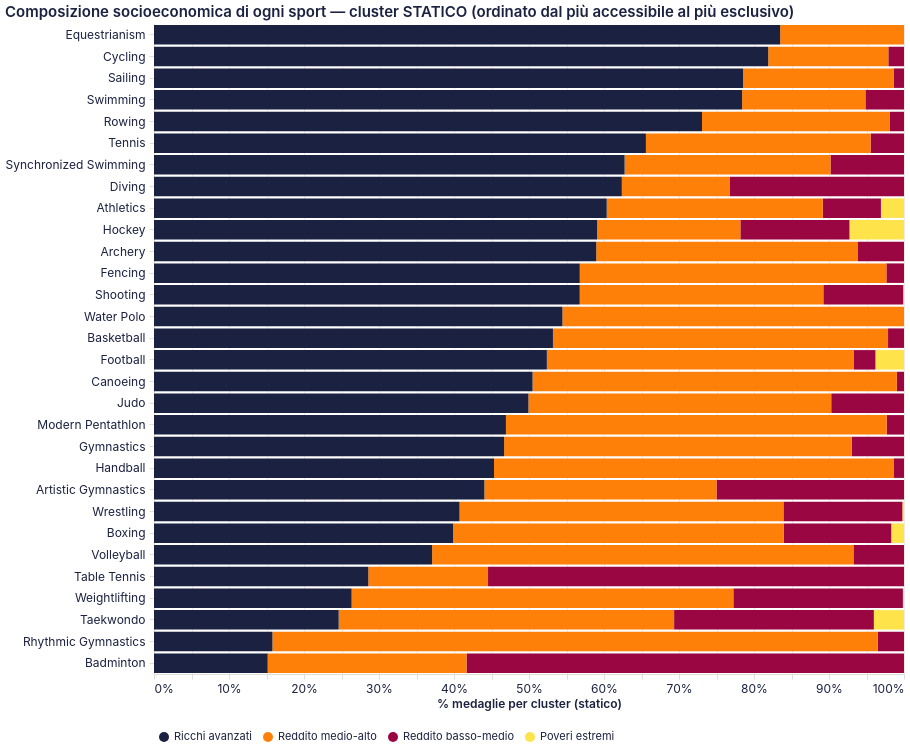

Write the Vega-Lite specification saved for this chart.
### Vega-Lite specification from a JSON file in a GitHub repository (floating-point values rounded to 4 significant figures)
{"$schema": "https://vega.github.io/schema/vega-lite/v5.20.1.json", "config": {"arc": {"fill": "#1b2140"}, "area": {"fill": "#1b2140", "fillOpacity": 0.15, "line": true}, "axis": {"domainColor": "#e2ddd4", "grid": true, "gridColor": "#e2ddd4", "gridWidth": 0.6, "labelAngle": 0, "labelColor": "#1b2140", "labelFont": "Inter, system-ui, -apple-system, BlinkMacSystemFont, 'Segoe UI', Roboto, sans-serif", "labelFontSize": 12, "labelFontWeight": 400, "labelPadding": 4, "tickColor": "#e2ddd4", "tickSize": 5, "titleColor": "#1b2140", "titleFont": "Inter, system-ui, -apple-system, BlinkMacSystemFont, 'Segoe UI', Roboto, sans-serif", "titleFontSize": 12, "titleFontWeight": 600}, "axisBand": {"grid": false}, "background": "transparent", "bar": {"fill": "#1b2140"}, "legend": {"labelColor": "#1b2140", "labelFont": "Inter, system-ui, -apple-system, BlinkMacSystemFont, 'Segoe UI', Roboto, sans-serif", "labelFontSize": 11, "orient": "bottom", "padding": 4, "symbolType": "circle", "titleColor": "#1b2140", "titleFont": "Inter, system-ui, -apple-system, BlinkMacSystemFont, 'Segoe UI', Roboto, sans-serif", "titleFontSize": 12}, "line": {"stroke": "#1b2140", "strokeWidth": 2}, "mark": {"color": "#1b2140"}, "path": {"stroke": "#1b2140"}, "point": {"fill": "#1b2140", "filled": true}, "range": {"category": ["#1b2140", "#ff8009", "#9a0641", "#ffe34a", "#e7b6af", "#0088b0", "#e03830"]}, "rect": {"fill": "#1b2140"}, "shape": {"stroke": "#1b2140"}, "symbol": {"fill": "#1b2140"}, "title": {"anchor": "start", "color": "#1b2140", "font": "Inter, system-ui, -apple-system, BlinkMacSystemFont, 'Segoe UI', Roboto, sans-serif", "fontSize": 15, "fontWeight": 600, "subtitleColor": "#1b2140", "subtitleFont": "Inter, system-ui, -apple-system, BlinkMacSystemFont, 'Segoe UI', Roboto, sans-serif"}, "view": {"continuousHeight": 300, "continuousWidth": 400, "fill": null, "stroke": null}}, "data": {"name": "data-617c4a98153e8486a277633fc70e16be"}, "datasets": {"data-617c4a98153e8486a277633fc70e16be": [{"cluster_label": "Poveri estremi", "pct_medaglie": 0.0, "sport": "Archery"}, {"cluster_label": "Reddito basso-medio", "pct_medaglie": 6.132, "sport": "Archery"}, {"cluster_label": "Reddito medio-alto", "pct_medaglie": 34.91, "sport": "Archery"}, {"cluster_label": "Ricchi avanzati", "pct_medaglie": 58.96, "sport": "Archery"}, {"cluster_label": "Poveri estremi", "pct_medaglie": 0.0, "sport": "Artistic Gymnastics"}, {"cluster_label": "Reddito basso-medio", "pct_medaglie": 25.0, "sport": "Artistic Gymnastics"}, {"cluster_label": "Reddito medio-alto", "pct_medaglie": 30.95, "sport": "Artistic Gymnastics"}, {"cluster_label": "Ricchi avanzati", "pct_medaglie": 44.05, "sport": "Artistic Gymnastics"}, {"cluster_label": "Poveri estremi", "pct_medaglie": 3.078, "sport": "Athletics"}, {"cluster_label": "Reddito basso-medio", "pct_medaglie": 7.744, "sport": "Athletics"}, {"cluster_label": "Reddito medio-alto", "pct_medaglie": 28.82, "sport": "Athletics"}, {"cluster_label": "Ricchi avanzati", "pct_medaglie": 60.36, "sport": "Athletics"}, {"cluster_label": "Poveri estremi", "pct_medaglie": 0.0, "sport": "Badminton"}, {"cluster_label": "Reddito basso-medio", "pct_medaglie": 58.33, "sport": "Badminton"}, {"cluster_label": "Reddito medio-alto", "pct_medaglie": 26.52, "sport": "Badminton"}, {"cluster_label": "Ricchi avanzati", "pct_medaglie": 15.15, "sport": "Badminton"}, {"cluster_label": "Poveri estremi", "pct_medaglie": 0.0, "sport": "Basketball"}, {"cluster_label": "Reddito basso-medio", "pct_medaglie": 2.128, "sport": "Basketball"}, {"cluster_label": "Reddito medio-alto", "pct_medaglie": 44.68, "sport": "Basketball"}, {"cluster_label": "Ricchi avanzati", "pct_medaglie": 53.19, "sport": "Basketball"}, {"cluster_label": "Poveri estremi", "pct_medaglie": 1.695, "sport": "Boxing"}, {"cluster_label": "Reddito basso-medio", "pct_medaglie": 14.36, "sport": "Boxing"}, {"cluster_label": "Reddito medio-alto", "pct_medaglie": 44.07, "sport": "Boxing"}, {"cluster_label": "Ricchi avanzati", "pct_medaglie": 39.88, "sport": "Boxing"}, {"cluster_label": "Poveri estremi", "pct_medaglie": 0.0, "sport": "Canoeing"}, {"cluster_label": "Reddito basso-medio", "pct_medaglie": 0.9494, "sport": "Canoeing"}, {"cluster_label": "Reddito medio-alto", "pct_medaglie": 48.58, "sport": "Canoeing"}, {"cluster_label": "Ricchi avanzati", "pct_medaglie": 50.47, "sport": "Canoeing"}, {"cluster_label": "Poveri estremi", "pct_medaglie": 0.0, "sport": "Cycling"}, {"cluster_label": "Reddito basso-medio", "pct_medaglie": 2.089, "sport": "Cycling"}, {"cluster_label": "Reddito medio-alto", "pct_medaglie": 16.02, "sport": "Cycling"}, {"cluster_label": "Ricchi avanzati", "pct_medaglie": 81.89, "sport": "Cycling"}, {"cluster_label": "Poveri estremi", "pct_medaglie": 0.0, "sport": "Diving"}, {"cluster_label": "Reddito basso-medio", "pct_medaglie": 23.27, "sport": "Diving"}, {"cluster_label": "Reddito medio-alto", "pct_medaglie": 14.36, "sport": "Diving"}, {"cluster_label": "Ricchi avanzati", "pct_medaglie": 62.38, "sport": "Diving"}, {"cluster_label": "Poveri estremi", "pct_medaglie": 0.0, "sport": "Equestrianism"}, {"cluster_label": "Reddito basso-medio", "pct_medaglie": 0.0, "sport": "Equestrianism"}, {"cluster_label": "Reddito medio-alto", "pct_medaglie": 16.51, "sport": "Equestrianism"}, {"cluster_label": "Ricchi avanzati", "pct_medaglie": 83.49, "sport": "Equestrianism"}, {"cluster_label": "Poveri estremi", "pct_medaglie": 0.0, "sport": "Fencing"}, {"cluster_label": "Reddito basso-medio", "pct_medaglie": 2.348, "sport": "Fencing"}, {"cluster_label": "Reddito medio-alto", "pct_medaglie": 40.88, "sport": "Fencing"}, {"cluster_label": "Ricchi avanzati", "pct_medaglie": 56.77, "sport": "Fencing"}, {"cluster_label": "Poveri estremi", "pct_medaglie": 3.81, "sport": "Football"}, {"cluster_label": "Reddito basso-medio", "pct_medaglie": 2.857, "sport": "Football"}, {"cluster_label": "Reddito medio-alto", "pct_medaglie": 40.95, "sport": "Football"}, {"cluster_label": "Ricchi avanzati", "pct_medaglie": 52.38, "sport": "Football"}, {"cluster_label": "Poveri estremi", "pct_medaglie": 0.0, "sport": "Gymnastics"}, {"cluster_label": "Reddito basso-medio", "pct_medaglie": 6.974, "sport": "Gymnastics"}, {"cluster_label": "Reddito medio-alto", "pct_medaglie": 46.34, "sport": "Gymnastics"}, {"cluster_label": "Ricchi avanzati", "pct_medaglie": 46.68, "sport": "Gymnastics"}, {"cluster_label": "Poveri estremi", "pct_medaglie": 0.0, "sport": "Handball"}, {"cluster_label": "Reddito basso-medio", "pct_medaglie": 1.333, "sport": "Handball"}, {"cluster_label": "Reddito medio-alto", "pct_medaglie": 53.33, "sport": "Handball"}, {"cluster_label": "Ricchi avanzati", "pct_medaglie": 45.33, "sport": "Handball"}, {"cluster_label": "Poveri estremi", "pct_medaglie": 7.273, "sport": "Hockey"}, {"cluster_label": "Reddito basso-medio", "pct_medaglie": 14.55, "sport": "Hockey"}, {"cluster_label": "Reddito medio-alto", "pct_medaglie": 19.09, "sport": "Hockey"}, {"cluster_label": "Ricchi avanzati", "pct_medaglie": 59.09, "sport": "Hockey"}, {"cluster_label": "Poveri estremi", "pct_medaglie": 0.0, "sport": "Judo"}, {"cluster_label": "Reddito basso-medio", "pct_medaglie": 9.703, "sport": "Judo"}, {"cluster_label": "Reddito medio-alto", "pct_medaglie": 40.38, "sport": "Judo"}, {"cluster_label": "Ricchi avanzati", "pct_medaglie": 49.92, "sport": "Judo"}, {"cluster_label": "Poveri estremi", "pct_medaglie": 0.0, "sport": "Modern Pentathlon"}, {"cluster_label": "Reddito basso-medio", "pct_medaglie": 2.308, "sport": "Modern Pentathlon"}, {"cluster_label": "Reddito medio-alto", "pct_medaglie": 50.77, "sport": "Modern Pentathlon"}, {"cluster_label": "Ricchi avanzati", "pct_medaglie": 46.92, "sport": "Modern Pentathlon"}, {"cluster_label": "Poveri estremi", "pct_medaglie": 0.0, "sport": "Rhythmic Gymnastics"}, {"cluster_label": "Reddito basso-medio", "pct_medaglie": 3.509, "sport": "Rhythmic Gymnastics"}, {"cluster_label": "Reddito medio-alto", "pct_medaglie": 80.7, "sport": "Rhythmic Gymnastics"}, {"cluster_label": "Ricchi avanzati", "pct_medaglie": 15.79, "sport": "Rhythmic Gymnastics"}, {"cluster_label": "Poveri estremi", "pct_medaglie": 0.0, "sport": "Rowing"}, {"cluster_label": "Reddito basso-medio", "pct_medaglie": 1.87, "sport": "Rowing"}, {"cluster_label": "Reddito medio-alto", "pct_medaglie": 25.06, "sport": "Rowing"}, {"cluster_label": "Ricchi avanzati", "pct_medaglie": 73.07, "sport": "Rowing"}, {"cluster_label": "Poveri estremi", "pct_medaglie": 0.0, "sport": "Sailing"}, {"cluster_label": "Reddito basso-medio", "pct_medaglie": 1.396, "sport": "Sailing"}, {"cluster_label": "Reddito medio-alto", "pct_medaglie": 20.07, "sport": "Sailing"}, {"cluster_label": "Ricchi avanzati", "pct_medaglie": 78.53, "sport": "Sailing"}, {"cluster_label": "Poveri estremi", "pct_medaglie": 0.1109, "sport": "Shooting"}, {"cluster_label": "Reddito basso-medio", "pct_medaglie": 10.64, "sport": "Shooting"}, {"cluster_label": "Reddito medio-alto", "pct_medaglie": 32.48, "sport": "Shooting"}, {"cluster_label": "Ricchi avanzati", "pct_medaglie": 56.76, "sport": "Shooting"}, {"cluster_label": "Poveri estremi", "pct_medaglie": 0.0, "sport": "Swimming"}, {"cluster_label": "Reddito basso-medio", "pct_medaglie": 5.145, "sport": "Swimming"}, {"cluster_label": "Reddito medio-alto", "pct_medaglie": 16.44, "sport": "Swimming"}, {"cluster_label": "Ricchi avanzati", "pct_medaglie": 78.41, "sport": "Swimming"}, {"cluster_label": "Poveri estremi", "pct_medaglie": 0.0, "sport": "Synchronized Swimming"}, {"cluster_label": "Reddito basso-medio", "pct_medaglie": 9.804, "sport": "Synchronized Swimming"}, {"cluster_label": "Reddito medio-alto", "pct_medaglie": 27.45, "sport": "Synchronized Swimming"}, {"cluster_label": "Ricchi avanzati", "pct_medaglie": 62.75, "sport": "Synchronized Swimming"}, {"cluster_label": "Poveri estremi", "pct_medaglie": 0.0, "sport": "Table Tennis"}, {"cluster_label": "Reddito basso-medio", "pct_medaglie": 55.46, "sport": "Table Tennis"}, {"cluster_label": "Reddito medio-alto", "pct_medaglie": 15.97, "sport": "Table Tennis"}, {"cluster_label": "Ricchi avanzati", "pct_medaglie": 28.57, "sport": "Table Tennis"}, {"cluster_label": "Poveri estremi", "pct_medaglie": 4.02, "sport": "Taekwondo"}, {"cluster_label": "Reddito basso-medio", "pct_medaglie": 26.63, "sport": "Taekwondo"}, {"cluster_label": "Reddito medio-alto", "pct_medaglie": 44.72, "sport": "Taekwondo"}, {"cluster_label": "Ricchi avanzati", "pct_medaglie": 24.62, "sport": "Taekwondo"}, {"cluster_label": "Poveri estremi", "pct_medaglie": 0.0, "sport": "Tennis"}, {"cluster_label": "Reddito basso-medio", "pct_medaglie": 4.453, "sport": "Tennis"}, {"cluster_label": "Reddito medio-alto", "pct_medaglie": 29.96, "sport": "Tennis"}, {"cluster_label": "Ricchi avanzati", "pct_medaglie": 65.59, "sport": "Tennis"}, {"cluster_label": "Poveri estremi", "pct_medaglie": 0.0, "sport": "Volleyball"}, {"cluster_label": "Reddito basso-medio", "pct_medaglie": 6.742, "sport": "Volleyball"}, {"cluster_label": "Reddito medio-alto", "pct_medaglie": 56.18, "sport": "Volleyball"}, {"cluster_label": "Ricchi avanzati", "pct_medaglie": 37.08, "sport": "Volleyball"}, {"cluster_label": "Poveri estremi", "pct_medaglie": 0.0, "sport": "Water Polo"}, {"cluster_label": "Reddito basso-medio", "pct_medaglie": 0.0, "sport": "Water Polo"}, {"cluster_label": "Reddito medio-alto", "pct_medaglie": 45.54, "sport": "Water Polo"}, {"cluster_label": "Ricchi avanzati", "pct_medaglie": 54.46, "sport": "Water Polo"}, {"cluster_label": "Poveri estremi", "pct_medaglie": 0.1497, "sport": "Weightlifting"}, {"cluster_label": "Reddito basso-medio", "pct_medaglie": 22.6, "sport": "Weightlifting"}, {"cluster_label": "Reddito medio-alto", "pct_medaglie": 50.9, "sport": "Weightlifting"}, {"cluster_label": "Ricchi avanzati", "pct_medaglie": 26.35, "sport": "Weightlifting"}, {"cluster_label": "Poveri estremi", "pct_medaglie": 0.2163, "sport": "Wrestling"}, {"cluster_label": "Reddito basso-medio", "pct_medaglie": 15.86, "sport": "Wrestling"}, {"cluster_label": "Reddito medio-alto", "pct_medaglie": 43.19, "sport": "Wrestling"}, {"cluster_label": "Ricchi avanzati", "pct_medaglie": 40.74, "sport": "Wrestling"}]}, "encoding": {"color": {"field": "cluster_label", "scale": {"domain": ["Ricchi avanzati", "Reddito medio-alto", "Reddito basso-medio", "Poveri estremi"], "range": ["#1b2140", "#ff8009", "#9a0641", "#ffe34a"]}, "sort": ["Ricchi avanzati", "Reddito medio-alto", "Reddito basso-medio", "Poveri estremi"], "title": null, "type": "nominal"}, "order": {"field": "cluster_order_idx", "type": "quantitative"}, "tooltip": [{"field": "sport", "title": "Sport", "type": "nominal"}, {"field": "cluster_label", "title": "Cluster", "type": "nominal"}, {"field": "pct_medaglie", "format": ".1f", "title": "% medaglie", "type": "quantitative"}], "x": {"axis": {"format": "%"}, "field": "pct_medaglie", "stack": "normalize", "title": "% medaglie per cluster (statico)", "type": "quantitative"}, "y": {"field": "sport", "sort": ["Equestrianism", "Cycling", "Sailing", "Swimming", "Rowing", "Tennis", "Synchronized Swimming", "Diving", "Athletics", "Hockey", "Archery", "Fencing", "Shooting", "Water Polo", "Basketball", "Football", "Canoeing", "Judo", "Modern Pentathlon", "Gymnastics", "Handball", "Artistic Gymnastics", "Wrestling", "Boxing", "Volleyball", "Table Tennis", "Weightlifting", "Taekwondo", "Rhythmic Gymnastics", "Badminton"], "title": null, "type": "nominal"}}, "height": 650, "mark": {"type": "bar"}, "params": [{"bind": "scales", "name": "param_7", "select": {"encodings": ["x", "y"], "type": "interval"}}], "title": "Composizione socioeconomica di ogni sport — cluster STATICO (ordinato dal più accessibile al più esclusivo)", "transform": [{"as": "cluster_order_idx", "calculate": "indexof(['Ricchi avanzati', 'Reddito medio-alto', 'Reddito basso-medio', 'Poveri estremi'], datum.cluster_label)"}], "width": 750}
